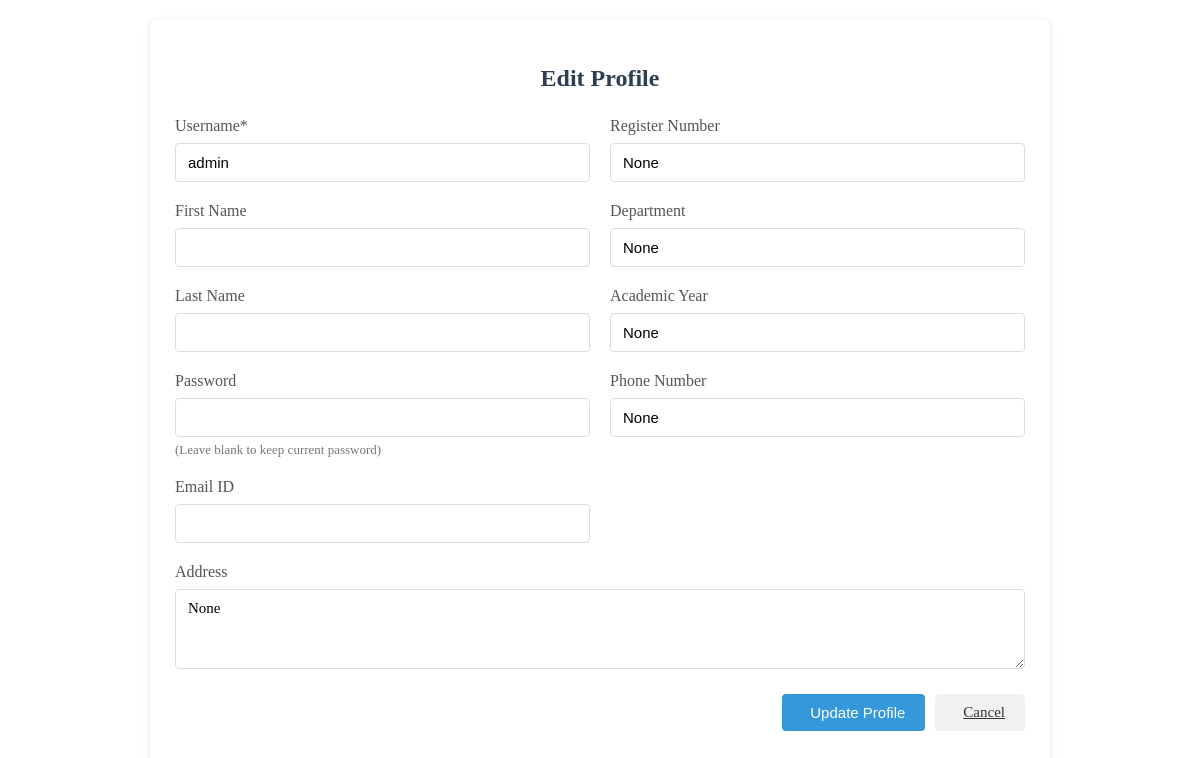
The app's page /profile/edit/ (signed in) with its own data.
### users/models.py (models this page shows)
class CustomUser(AbstractUser):
    USER_TYPE_CHOICES = [
        ('student', 'Student'),
        ('alumni', 'Alumni'),
        ('coordinator', 'Alumni Coordinator'),
    ]
    user_type = models.CharField(max_length=20, choices=USER_TYPE_CHOICES)
    bio = models.TextField(blank=True, null=True)
    profile_picture = models.ImageField(upload_to='profiles/', blank=True, null=True)
    register_number = models.CharField(max_length=30, blank=True, null=True)
    department = models.CharField(max_length=100, blank=True, null=True)
    academic_year = models.CharField(max_length=10, blank=True, null=True)
    phone_number = models.CharField(max_length=15, blank=True, null=True)
    address = models.TextField(blank=True, null=True)

### users/views.py (the view, shortened to what this page needs)
# urls.py: path('profile/edit/', views.edit_profile, name='edit_profile'),
@login_required
def edit_profile(request):
    user = request.user
    return render(request, 'users/edit_profile.html', {'user': user})

### jobs/templates/users/edit_profile.html (shortened to what this page needs)
{% block content %}
<div class="profile-edit-container">
  <div class="profile-edit-card">
    <h2 class="profile-edit-title">Edit Profile</h2>
    <form method="POST" class="profile-edit-form">
      <div class="form-grid">
        <div class="form-column">
          <div class="form-group">
            <label class="form-label">Username*</label>
            <input type="text" name="username" value="{{ user.username }}" class="form-input" required>
          </div>
          <div class="form-group">
            <label class="form-label">First Name</label>
            <input type="text" name="first_name" value="{{ user.first_name }}" class="form-input">
          </div>
          <div class="form-group">
            <label class="form-label">Last Name</label>
            <input type="text" name="last_name" value="{{ user.last_name }}" class="form-input">
          </div>
          <div class="form-group">
            <label class="form-label">Password</label>
            <input type="password" name="password" class="form-input">
            <span class="form-hint">(Leave blank to keep current password)</span>
          </div>
          <div class="form-group">
            <label class="form-label">Email ID</label>
            <input type="email" name="email" value="{{ user.email }}" class="form-input">
          </div>
        </div>
        <div class="form-column">
          <div class="form-group">
            <label class="form-label">Register Number</label>
            <input type="text" name="register_number" value="{{ user.register_number }}" class="form-input">
          </div>
          <div class="form-group">
            <label class="form-label">Department</label>
            <input type="text" name="department" value="{{ user.department }}" class="form-input">
          </div>
          <div class="form-group">
            <label class="form-label">Academic Year</label>
            <input type="text" name="academic_year" value="{{ user.academic_year }}" class="form-input">
          </div>
          <div class="form-group">
            <label class="form-label">Phone Number</label>
            <input type="text" name="phone_number" value="{{ user.phone_number }}" class="form-input">
          </div>
        </div>
      </div>
      <div class="form-group full-width">
        <label class="form-label">Address</label>
        <textarea name="address" class="form-textarea">{{ user.address }}</textarea>
      </div>
      <div class="form-actions">
        <button type="submit" class="btn btn-primary">
           Update Profile
        </button>
        <a href="{% url 'profile' %}" class="btn btn-secondary">
           Cancel
        </a>
      </div>
    </form>
  </div>
</div>
{% endblock %}

### jobs/templates/users/edit_profile.html (style rules this page uses)
.profile-edit-container { max-width: 900px; margin: 20px auto; padding: 0 15px; }
.profile-edit-card { background: #fff; border-radius: 8px; box-shadow: 0 2px 10px rgba(0, 0, 0, 0.1); padding: 25px; }
.profile-edit-title { color: #2c3e50; margin-bottom: 25px; text-align: center; font-size: 24px; }
.form-grid { display: flex; flex-wrap: wrap; gap: 20px; }
.form-column { flex: 1; min-width: 250px; }
.form-group { margin-bottom: 20px; }
.form-label { display: block; margin-bottom: 8px; font-weight: 500; color: #555; }
.form-input { width: 100%; padding: 10px 12px; border: 1px solid #ddd; border-radius: 4px; font-size: 15px; transition: border-color 0.3s; }
.form-textarea { width: 100%; padding: 10px 12px; border: 1px solid #ddd; border-radius: 4px; min-height: 80px; font-size: 15px; font-family: inherit; }
.form-hint { font-size: 13px; color: #777; margin-top: 5px; display: block; }
.form-actions { display: flex; justify-content: flex-end; gap: 10px; margin-top: 25px; }
.btn { padding: 10px 20px; border: none; border-radius: 4px; cursor: pointer; font-size: 15px; font-weight: 500; display: inline-flex; align-items: center; gap: 8px; transition: all 0.3s; }
.btn-primary { background-color: #3498db; color: white; }
.btn-secondary { background-color: #f1f1f1; color: #333; }
.full-width { width: 100%; }

### records on screen
CustomUser: username "admin", register_number "None", department "None", academic_year "None", phone_number "None", address "None"
